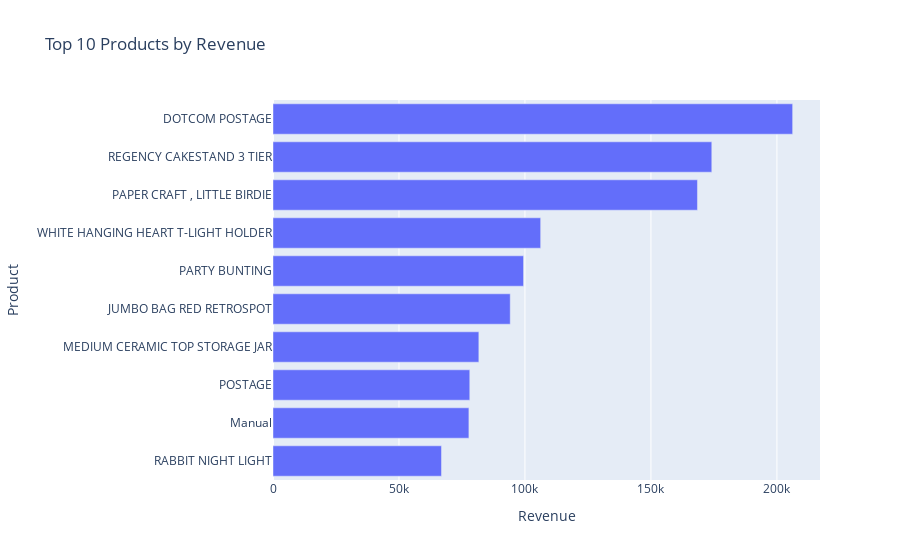

Notebook source saved alongside this figure:
### Code cell
fig = px.bar(top_revenue_products, x='TotalPrice', y='Description',
             orientation='h',
             title='Top 10 Products by Revenue',
             labels={'TotalPrice': 'Revenue', 'Description': 'Product'})
fig.update_layout(yaxis={'categoryorder': 'total ascending'})
fig.show()

### Figure 1 — Plotly figure (JSON) as saved in the notebook; plotly's stock layout.template omitted (floating-point values rounded to 4 significant figures)
{"data": [{"hovertemplate": "Revenue=%{x}<br>Product=%{y}<extra></extra>", "legendgroup": "", "marker": {"color": "#636efa", "pattern": {"shape": ""}}, "name": "", "orientation": "h", "showlegend": false, "textposition": "auto", "type": "bar", "x": [206200.0, 174200.0, 168500.0, 106200.0, 99450.0, 94160.0, 81700.0, 78100.0, 77750.0, 66870.0], "xaxis": "x", "y": ["DOTCOM POSTAGE", "REGENCY CAKESTAND 3 TIER", "PAPER CRAFT , LITTLE BIRDIE", "WHITE HANGING HEART T-LIGHT HOLDER", "PARTY BUNTING", "JUMBO BAG RED RETROSPOT", "MEDIUM CERAMIC TOP STORAGE JAR", "POSTAGE", "Manual", "RABBIT NIGHT LIGHT"], "yaxis": "y"}], "layout": {"barmode": "relative", "legend": {"tracegroupgap": 0}, "title": {"text": "Top 10 Products by Revenue"}, "xaxis": {"anchor": "y", "domain": [0, 1], "title": {"text": "Revenue"}}, "yaxis": {"anchor": "x", "categoryorder": "total ascending", "domain": [0, 1], "title": {"text": "Product"}}}}
